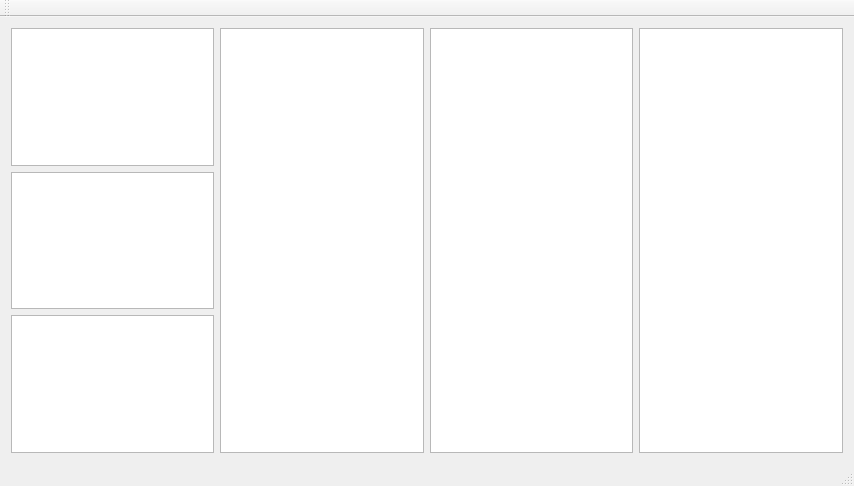
<?xml version="1.0" encoding="UTF-8"?>
<ui version="4.0">
 <class>MainWindow</class>
 <widget class="QMainWindow" name="MainWindow">
  <property name="geometry">
   <rect>
    <x>0</x>
    <y>0</y>
    <width>854</width>
    <height>486</height>
   </rect>
  </property>
  <property name="windowTitle">
   <string>MainWindow</string>
  </property>
  <widget class="QWidget" name="centralWidget">
   <layout class="QGridLayout" name="gridLayout">
    <item row="1" column="0">
     <widget class="QTableView" name="pinView"/>
    </item>
    <item row="0" column="2" rowspan="3">
     <widget class="QTreeView" name="treeView2"/>
    </item>
    <item row="0" column="0">
     <widget class="QTableView" name="libView"/>
    </item>
    <item row="2" column="0">
     <widget class="QTableView" name="paramView"/>
    </item>
    <item row="0" column="1" rowspan="3">
     <widget class="QTreeView" name="treeView"/>
    </item>
    <item row="0" column="3" rowspan="3">
     <widget class="QTableView" name="tableView2"/>
    </item>
   </layout>
  </widget>
  <widget class="QMenuBar" name="menuBar">
   <property name="geometry">
    <rect>
     <x>0</x>
     <y>0</y>
     <width>854</width>
     <height>22</height>
    </rect>
   </property>
  </widget>
  <widget class="QToolBar" name="mainToolBar">
   <attribute name="toolBarArea">
    <enum>TopToolBarArea</enum>
   </attribute>
   <attribute name="toolBarBreak">
    <bool>false</bool>
   </attribute>
  </widget>
  <widget class="QStatusBar" name="statusBar"/>
 </widget>
 <layoutdefault spacing="6" margin="11"/>
 <resources/>
 <connections/>
</ui>
